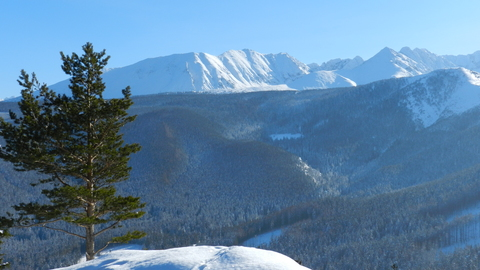
#> input picture labs/01-opencv/nosal.jpg, 480 x 270 px
$ python 12-color_histograms.py --image nosal.jpg
#> lines starting #> are read from the running program, lines starting #| are printed output that depends on the picture
# python color_histograms.py --image ../images/beach.png

from matplotlib import pyplot as plt
import numpy as np
import argparse
import cv2

ap = argparse.ArgumentParser()
ap.add_argument("-i", "--image", required = True, help = "Path to the image")
args = vars(ap.parse_args())

# load the image and show it
image = cv2.imread(args["image"])
#> image is the input picture: shape (270, 480, 3); mean B, G, R 161.2, 129.1, 92.5
cv2.imshow("Original", image)

# grab the image channels, initialize the tuple of colors
chans = cv2.split(image)
colors = ("b", "g", "r")

plt.figure()
plt.title("'Flattened' Color Histogram")
plt.xlabel("Bins")
plt.ylabel("# of Pixels")

# loop over the image channels
for (chan, color) in zip(chans, colors):
    # Create a histogram for the current channel and plot it
    hist = cv2.calcHist([chan], [0], None, [256], [0, 256])
    plt.plot(hist, color = color)
    plt.xlim([0, 256])
#> this loop made 3 passes
#> color on passes 1 to 3: 'b', 'g', 'r'

# 2D histograms
# reduce the number of bins in the histogram from 256 to 32
fig = plt.figure()

# plot a 2D color histogram for green and blue
ax = fig.add_subplot(131)
hist = cv2.calcHist([chans[0], chans[1]], [0, 1], None,
    [32, 32], [0, 256, 0, 256])
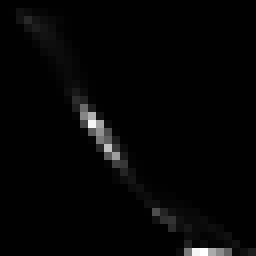
#> hist: shape (32, 32) float32 (shown 8 times larger); min 0, max 6538, mean 126.6; drawn with min black and max white
p = ax.imshow(hist, interpolation = "nearest")
plt.colorbar(p)

# plot a 2D color histogram for green and red
ax = fig.add_subplot(132)
hist = cv2.calcHist([chans[0], chans[2]], [0, 1], None,
    [32, 32], [0, 256, 0, 256])
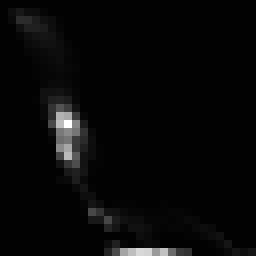
#> hist: shape (32, 32) float32 (shown 8 times larger); min 0, max 4701, mean 126.6; drawn with min black and max white
p = ax.imshow(hist, interpolation = "nearest")
plt.colorbar(p)

# Plot a 2d color histogram for blue and red
ax = fig.add_subplot(133)
hist = cv2.calcHist([chans[1], chans[2]], [0, 1], None,
    [32, 32], [0, 256, 0, 256])
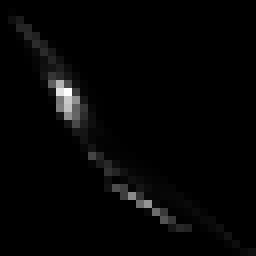
#> hist: shape (32, 32) float32 (shown 8 times larger); min 0, max 6498, mean 126.6; drawn with min black and max white
p = ax.imshow(hist, interpolation = "nearest")
plt.colorbar(p)

# show our plots
plt.show()
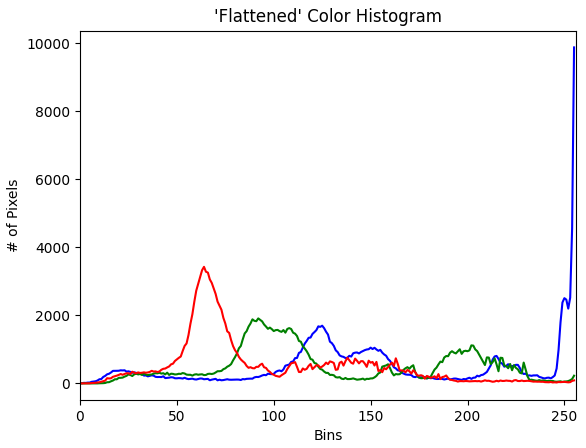
#> figure drawn by matplotlib, 1 panel; curve peaks at x = 255, y = 9875; curve peaks at x = 92, y = 1910; curve peaks at x = 64, y = 3426
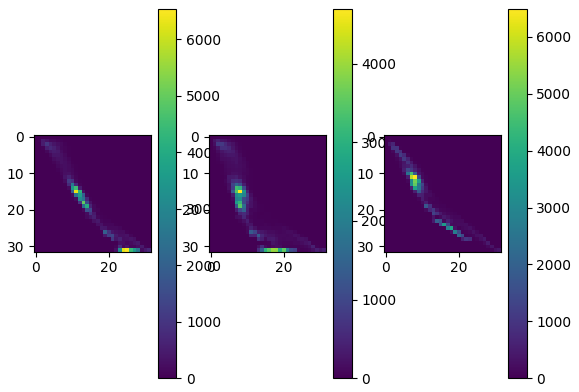
#> figure drawn by matplotlib, 6 panels

$ run again, on labs/01-opencv/trex.jpg
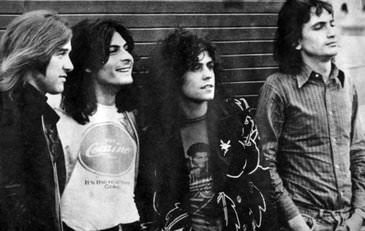
#> input picture labs/01-opencv/trex.jpg, 365 x 231 px
#> image is the input picture: shape (231, 365, 3); min 0, max 255, mean 84.6
#> the loop `for (chan, color) in zip(chans, colors):` made 3 passes
#> color on passes 1 to 3: 'b', 'g', 'r'
#> `hist = cv2.calcHist([chans[0], chans[1]], [0, 1], None, [32, 32], [0, ..`:
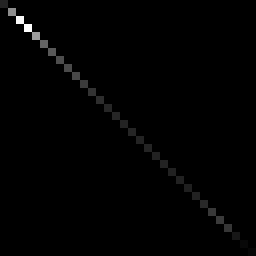
#> hist: shape (32, 32) float32 (shown 8 times larger); min 0, max 10321, mean 82.3; drawn with min black and max white
#> `plt.show()`:
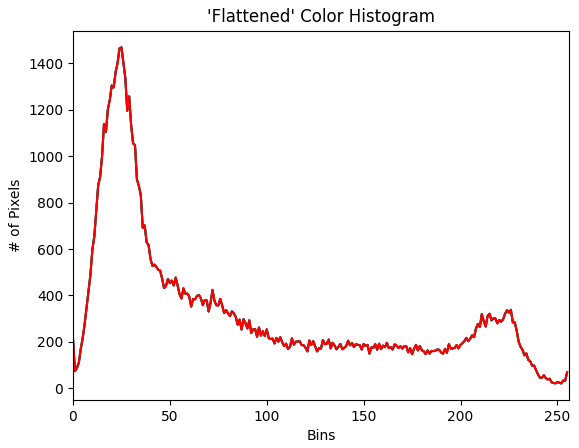
#> figure drawn by matplotlib, 1 panel; curve peaks at x = 25, y = 1469; curve peaks at x = 25, y = 1469; curve peaks at x = 25, y = 1469
